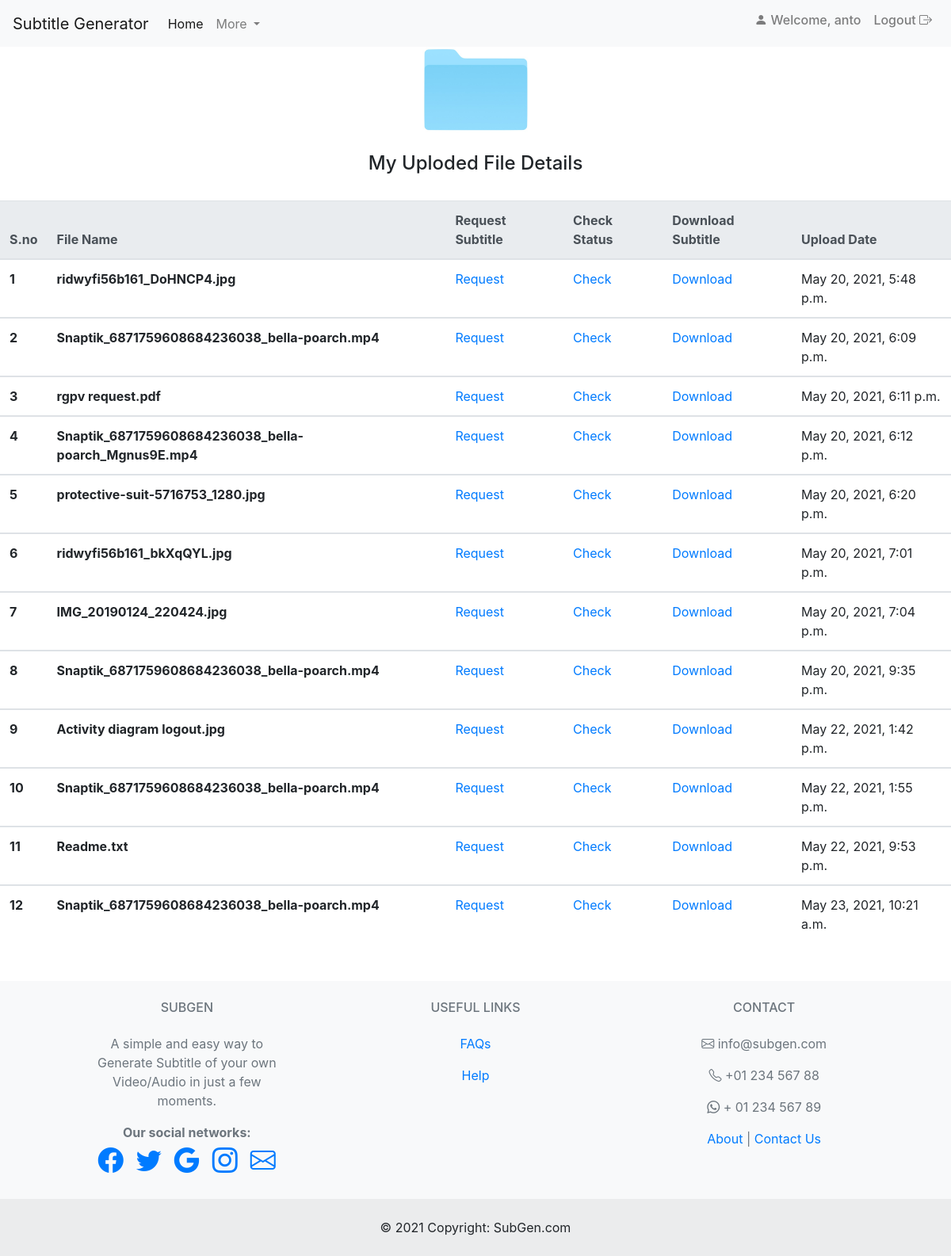
Screenshot of /user_files/ (signed in) with the database file from the repository.
### vtt/models.py (models this page shows, shortened)
class Files(models.Model):
    user = models.ForeignKey(User, on_delete=models.CASCADE, null =True,blank = True)
    File_name = models.CharField(max_length =200)
    FileS3 = models.CharField(max_length=200)
    Job_id = models.CharField(max_length=200)
    status_to_s3 = models.BooleanField(default = False)
    status_of_job = models.BooleanField(default = False)
    Logtime = models.DateTimeField(auto_now_add=True)
    class Meta:
        ordering = ['Logtime']

### vtt/views.py (the view)
# urls.py: path('user_files/',views.get_user_file_list),
def get_user_file_list(request):
    user = request.user.id
    user_up_files = Files.objects.filter(user = user)
    return render(request, 'vtt/filesname.html', {'user_up_files':user_up_files})

### vtt/templates/vtt/filesname.html (shortened to what this page needs)
{% extends 'base.html' %}
{% block home %}
  <li class="nav-item active">
    <a class="nav-link" href="/up">Home </a>
  </li>
{% endblock home %}
{% load static %}
{% block loginLogout %}
  <ul class="navbar-nav ml-auto">
    <li class="nav-item ">
      <a class="nav-link " href="/up" ><h6><i class="bi bi-person-fill" style="font-size: 1rem;"></i> Welcome, {{request.user.first_name}}</h6></a>
    </li>
    <li class="nav-item ">
      <a class="nav-link " href="/logout" ><h6>Logout <i class="bi bi-box-arrow-right" style="font-size: 1rem;"></i></h6></a>
    </li>
  </ul>
{% endblock loginLogout %}
{% block body %}
<div class="col-md-3 mx-auto text-center">
  <img src="/static/img/folder.jpg" class="rounded w-50" alt="Contact Image">
</div>
<h4 class="featurette-heading text-center py-4">My Uploded File Details </h4>
<table class="table mx-10 table-hover">
    <thead class="thead-light">
      <tr>
        <th scope="col">S.no</th>
        <th scope="col">File Name</th>
        <th scope="col">Request Subtitle</th>
        <th scope="col">Check Status</th>
        <th scope="col">Download Subtitle</th>
        <th scope="col">Upload Date</th>
      </tr>
    </thead>
    {% for Files in user_up_files %}
    <tbody>
        <tr>
        <th scope="row">{{forloop.counter}}</th>
        <th scope="row">{{Files.File_name}}</th>
            <td><a href="{% url 'f_idx_for_srt_cli' forloop.counter %}"> Request</a></td>
            <td><a href="{% url 'f_idx_for_status' forloop.counter %}"> Check</a></td>
            <td><a href="{% url 'f_idx_for_get_srt' forloop.counter %}"> Download</a></td>
            <td>{{Files.Logtime}}</td>
        {% empty %}
        <h4 class="featurette-heading">Upload file to get started <span class="text-muted"></span></h4>
        {% endfor %}
      </tr>
    </tbody>
  </table>
  {% include 'footer.html' %}
{% endblock body %}

### templates/base.html (shortened to what this page needs)
<!doctype html>
<html lang="en">
<head>
  <link rel="stylesheet" href="https://maxcdn.bootstrapcdn.com/bootstrap/4.0.0/css/bootstrap.min.css"
>
  <link rel="stylesheet" href="https://cdn.jsdelivr.net/npm/bootstrap-icons@1.5.0/font/bootstrap-icons.css">
</head>
<body>
  <nav class="navbar navbar-expand-lg navbar-light bg-light">
    <a class="navbar-brand" href="#">Subtitle Generator</a>
    <div class="collapse navbar-collapse" id="navbarSupportedContent">
      <ul class="navbar-nav mr-auto">
        {% block home %}{% endblock home %}
        <li class="nav-item dropdown">
          <a class="nav-link dropdown-toggle" href="#" id="navbarDropdown" role="button" data-toggle="dropdown"
            aria-haspopup="true" aria-expanded="false">
            More
          </a>
        </li>
      </ul>
{% block loginLogout %} {% endblock loginLogout %}
    </div>
  </nav>
{% block body %}
{% endblock body %}
<footer class="bg-light text-center text-lg-start">
 <div class="text-center p-4" style="background-color: rgba(0, 0, 0, 0.05);">
    © 2021 Copyright:
    <a class="text-reset fw-bold">SubGen.com</a>
  </div>
</footer>
</body>
</html>

### templates/footer.html (shortened to what this page needs)
<footer class="text-center text-lg-start bg-light text-muted">
  <section class="">
    <div class="container text-center text-md-start mt-5">
      <div class="row mt-3">
        <div class="col-md-3 col-lg-4 col-xl-3 mx-auto mb-4 mt-4">
          <h6 class="text-uppercase fw-bold mb-4">
            SubGen
          </h6>
          <p>
            A simple and easy way to Generate Subtitle of your own Video/Audio in just a few moments.
          </p>
        <div class="fw-bold ">
      <span><b>Our social networks:</b></span>
    </div>
    <div class="d-flex justify-content-center">
      <a href="" class="me-4 text-reset">
        <i class="bi bi-facebook px-2 "  aria-label="Facebook" style="font-size: 2rem;"></i>
      </a>
      <a href="" class="me-4 text-reset">
        <i class="bi bi-twitter px-2" aria-label="Twitter" style="font-size: 2rem;"></i>
      </a>
      <a href="" class="me-4 text-reset">
        <i class="bi bi-google px-2" aria-label="Google" style="font-size: 2rem;"></i>
      </a>
      <a href="" class="me-4 text-reset">
        <i class="bi bi-instagram px-2" aria-label="Instagram" style="font-size: 2rem;"></i>
      </a>
      <a href="" class="me-4 text-reset">
        <i class="bi bi-envelope px-2" aria-label="Mail" style="font-size: 2rem;"></i>
      </a>
    </div>
        </div>
        <div class="col-md-3 col-lg-2 col-xl-2 mx-auto mb-4 mt-4">
          <h6 class="text-uppercase fw-bold mb-4">
            Useful links
          </h6>
          <p>
            <a href="/faqs" class="text-reset">FAQs</a>
          </p>
          <p>
            <a href="#!" class="text-reset">Help</a>
          </p>
        </div>
        <div class="col-md-4 col-lg-3 col-xl-3 mx-auto mb-md-0 mb-4 mt-4">
          <h6 class="text-uppercase fw-bold mb-4">
            Contact
          </h6>
          <p>
            <i class="bi bi-envelope"></i></i>
            info@subgen.com
          </p>
          <p><i class="bi bi-telephone"></i></i> +01 234 567 88</p>
          <p><i class="bi bi-whatsapp"></i> + 01 234 567 89</p>
          <p>
            <a href="/about" class="text-reset">About </a> | <a href="/contact" class="text-reset">Contact Us</a>
          </p>
        </div>
      </div>
    </div>
  </section>
</footer>

### rows the page displays
Files: File_name "ridwyfi56b161_DoHNCP4.jpg", Logtime "May 20, 2021, 5:48 p.m."
Files: File_name "Snaptik_6871759608684236038_bella-poarch.mp4", Logtime "May 20, 2021, 6:09 p.m."
Files: File_name "rgpv request.pdf", Logtime "May 20, 2021, 6:11 p.m."
Files: File_name "Snaptik_6871759608684236038_bella-poarch_Mgnus9E.mp4", Logtime "May 20, 2021, 6:12 p.m."
Files: File_name "protective-suit-5716753_1280.jpg", Logtime "May 20, 2021, 6:20 p.m."
Files: File_name "ridwyfi56b161_bkXqQYL.jpg", Logtime "May 20, 2021, 7:01 p.m."
Files: File_name "IMG_20190124_220424.jpg", Logtime "May 20, 2021, 7:04 p.m."
Files: File_name "Snaptik_6871759608684236038_bella-poarch.mp4", Logtime "May 20, 2021, 9:35 p.m."
Files: File_name "Activity diagram logout.jpg", Logtime "May 22, 2021, 1:42 p.m."
Files: File_name "Snaptik_6871759608684236038_bella-poarch.mp4", Logtime "May 22, 2021, 1:55 p.m."
Files: File_name "Readme.txt", Logtime "May 22, 2021, 9:53 p.m."
Files: File_name "Snaptik_6871759608684236038_bella-poarch.mp4", Logtime "May 23, 2021, 10:21 a.m."

### other values shown
{{ request.user.first_name }} "anto"
